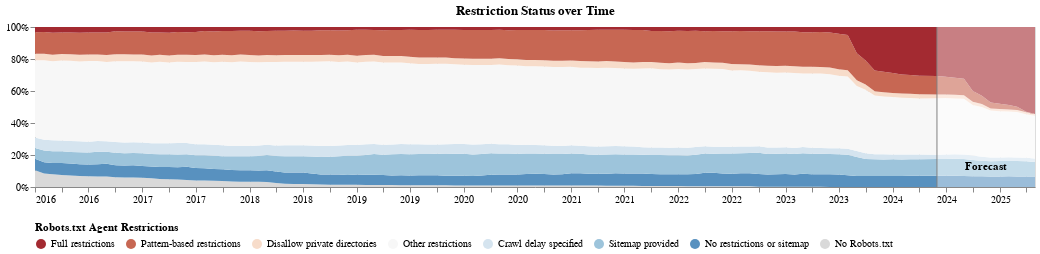

Source (notebook cell):
### Markdown cell above
## Plot Temporal Robots Chart

### Code cell
ORDERED_STATUSES = [
    "no_robots",
    "none",
    "none_sitemap",
    "none_crawl_delay",
    "some_other",
    "some_disallow_important_dir",
    "some_pattern_restrictions",
    "all"
]

STATUS_COLORS = {
    "all": "#a32a31",
    "some_pattern_restrictions": "#c76753",
    "some_disallow_important_dir": "#f7dcca",
    "some_other": "#f7f7f7",
    "none_crawl_delay": "#d5e4ef",
    "none_sitemap": "#9dc4db",
    "none": "#5891bf",
    "no_robots": "#d9d9d9"
}

LEGEND_MAPPING = {
    "all": "Full restrictions",
    "some_pattern_restrictions": "Pattern-based restrictions",
    "some_disallow_important_dir": "Disallow private directories",
    "some_other": "Other restrictions",
    "none_crawl_delay": "Crawl delay specified",
    "none_sitemap": "Sitemap provided",
    "none": "No restrictions or sitemap",
    "no_robots": "No Robots.txt"
}


# Copy and remap data for plotting
# df = robots_temporal_rand_summary_detailed.copy()
df = urlsubset_to_robots_summary_c4["head-all"].copy()
df["status"] = df["status"].map(LEGEND_MAPPING)
ordered_statuses = [LEGEND_MAPPING[s] for s in ORDERED_STATUSES]
status_colors = {LEGEND_MAPPING[k]: v for k, v in STATUS_COLORS.items()}

chart_robots = forecast_plot(
    df,
    agent=AGENT,
    lags=LAGS,
    val_col="tokens",
    n_periods=N_PERIODS,
    ordered_statuses=ordered_statuses,
    status_colors=status_colors,
    legend_title="Robots.txt Agent Restrictions",
    excel_file=EXCEL_FNAME_ROBOTS,
    chosen_corpus=CHOSEN_CORPUS,
    **PLOT_KWARGS
)


#chart_robots.save(
#    "%s_%s-%s.pdf" % (AGENT, CHOSEN_CORPUS, ANALYSIS_TYPE),
#    ppi=300
#)

chart_robots

### Figure 1 — Vega-Lite specification as saved in the notebook (floating-point values rounded to 4 significant figures; data arrays with more than 128 entries replaced by an {"elided": "..."} marker saying what was removed)
{"config": {"title": {"font": "Times New Roman"}, "axis": {"labelFont": "Times New Roman", "titleFont": "Times New Roman"}, "header": {"labelFont": "Times New Roman", "titleFont": "Times New Roman"}, "legend": {"labelFont": "Times New Roman", "titleFont": "Times New Roman"}, "text": {"font": "Times New Roman"}}, "layer": [{"data": {"name": "data-aabf9ed91c76e173343d1fbfdde4a89d"}, "mark": {"type": "area"}, "encoding": {"color": {"field": "status", "legend": {"orient": "bottom", "titleLimit": 0}, "scale": {"domain": ["Full restrictions", "Pattern-based restrictions", "Disallow private directories", "Other restrictions", "Crawl delay specified", "Sitemap provided", "No restrictions or sitemap", "No Robots.txt"], "range": ["#a32a31", "#c76753", "#f7dcca", "#f7f7f7", "#d5e4ef", "#9dc4db", "#5891bf", "#d9d9d9"]}, "title": "Robots.txt Agent Restrictions", "type": "nominal"}, "order": {"field": "order", "type": "quantitative"}, "x": {"axis": {"format": "%Y", "title": ""}, "field": "period", "type": "temporal"}, "y": {"axis": {"format": "%", "title": ""}, "field": "percentage", "scale": {"domain": [0, 1]}, "type": "quantitative"}}}, {"data": {"name": "data-4f53cda18c2baa0c0354bb5f9a3ecbe5"}, "mark": {"type": "rule", "color": "black"}, "encoding": {"x": {"field": "period", "type": "temporal"}, "y": {"value": -20}, "y2": {"value": 160}}}, {"data": {"name": "data-4f53cda18c2baa0c0354bb5f9a3ecbe5"}, "mark": {"type": "point", "color": "black"}, "encoding": {"x": {"field": "period", "type": "temporal"}, "y": {"value": -20}}}, {"data": {"name": "data-4f53cda18c2baa0c0354bb5f9a3ecbe5"}, "mark": {"type": "text", "align": "left", "baseline": "middle", "color": "black", "dx": 10, "dy": 0, "fontSize": 14}, "encoding": {"text": {"field": "label", "type": "nominal"}, "x": {"field": "period", "type": "temporal"}, "y": {"value": -20}}}, {"data": {"name": "data-f0b0bf0c2a8d0ced0c09906c1619ad4c"}, "mark": {"type": "rect", "color": "white", "opacity": 0.4}, "encoding": {"x": {"field": "start", "title": "", "type": "temporal"}, "x2": {"field": "end"}}}, {"data": {"name": "data-d46e70ea25a0240641ad89bcfe05bef1"}, "mark": {"type": "rule", "color": "gray"}, "encoding": {"x": {"field": "period", "type": "temporal"}}}, {"data": {"name": "data-4f68c5dffeb6c9174ae0ba2a276515db"}, "mark": {"type": "text", "align": "center", "baseline": "middle", "color": "black", "dx": 0, "dy": 140, "fontWeight": "bold"}, "encoding": {"text": {"field": "text", "type": "nominal"}, "x": {"field": "date", "type": "temporal"}, "y": {"value": 0}}}], "height": 160, "title": "Restriction Status over Time", "width": 1000, "$schema": "https://vega.github.io/schema/vega-lite/v5.17.0.json", "datasets": {"data-aabf9ed91c76e173343d1fbfdde4a89d": {"elided": "896 records"}, "data-4f53cda18c2baa0c0354bb5f9a3ecbe5": [], "data-f0b0bf0c2a8d0ced0c09906c1619ad4c": [{"start": "2024-05-31T00:00:00", "end": "2025-04-30T00:00:00"}], "data-d46e70ea25a0240641ad89bcfe05bef1": [{"period": "2024-05-31T00:00:00"}], "data-4f68c5dffeb6c9174ae0ba2a276515db": [{"date": "2024-11-14T00:00:00", "text": "Forecast"}]}}
